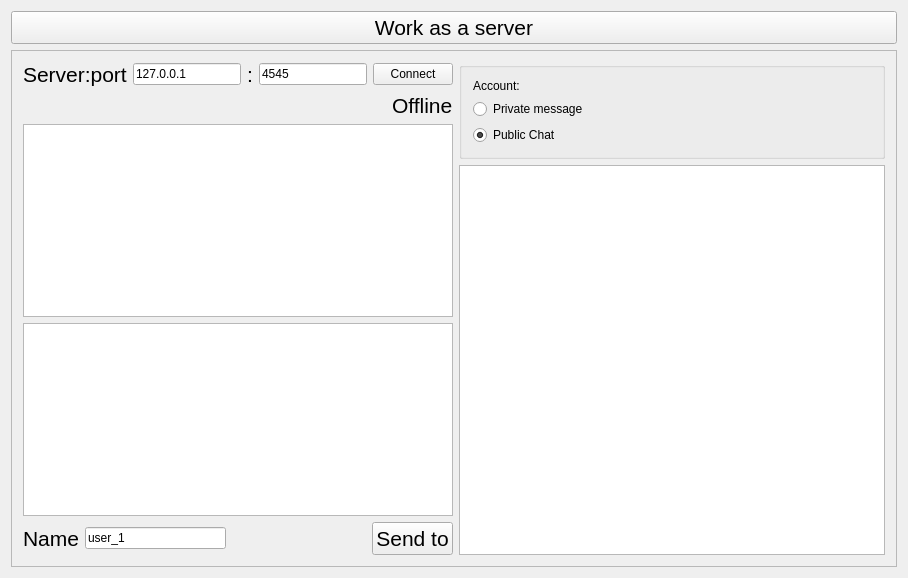
<?xml version="1.0" encoding="UTF-8"?>
<ui version="4.0">
 <class>StudyChat</class>
 <widget class="QWidget" name="StudyChat">
  <property name="geometry">
   <rect>
    <x>0</x>
    <y>0</y>
    <width>908</width>
    <height>578</height>
   </rect>
  </property>
  <property name="windowTitle">
   <string>StudyChat</string>
  </property>
  <layout class="QVBoxLayout" name="verticalLayout_3">
   <item>
    <widget class="QPushButton" name="pushButton_3">
     <property name="font">
      <font>
       <pointsize>16</pointsize>
      </font>
     </property>
     <property name="text">
      <string>Work as a server</string>
     </property>
    </widget>
   </item>
   <item>
    <widget class="QFrame" name="frame">
     <property name="frameShape">
      <enum>QFrame::StyledPanel</enum>
     </property>
     <property name="frameShadow">
      <enum>QFrame::Raised</enum>
     </property>
     <layout class="QHBoxLayout" name="horizontalLayout_4">
      <item>
       <layout class="QVBoxLayout" name="verticalLayout">
        <item>
         <layout class="QVBoxLayout" name="verticalLayout_2">
          <item>
           <layout class="QHBoxLayout" name="horizontalLayout_2">
            <item>
             <widget class="QLabel" name="label">
              <property name="font">
               <font>
                <pointsize>16</pointsize>
               </font>
              </property>
              <property name="text">
               <string>Server:port</string>
              </property>
             </widget>
            </item>
            <item>
             <widget class="QLineEdit" name="lineEdit">
              <property name="text">
               <string>127.0.0.1</string>
              </property>
             </widget>
            </item>
            <item>
             <widget class="QLabel" name="label_2">
              <property name="font">
               <font>
                <pointsize>16</pointsize>
               </font>
              </property>
              <property name="text">
               <string>:</string>
              </property>
             </widget>
            </item>
            <item>
             <widget class="QLineEdit" name="lineEdit_2">
              <property name="text">
               <string>4545</string>
              </property>
             </widget>
            </item>
            <item>
             <widget class="QPushButton" name="pushButton">
              <property name="text">
               <string>Connect</string>
              </property>
             </widget>
            </item>
           </layout>
          </item>
          <item>
           <layout class="QHBoxLayout" name="horizontalLayout_3">
            <item>
             <spacer name="horizontalSpacer_2">
              <property name="orientation">
               <enum>Qt::Horizontal</enum>
              </property>
              <property name="sizeHint" stdset="0">
               <size>
                <width>40</width>
                <height>20</height>
               </size>
              </property>
             </spacer>
            </item>
            <item>
             <widget class="QLabel" name="label_3">
              <property name="font">
               <font>
                <pointsize>16</pointsize>
               </font>
              </property>
              <property name="text">
               <string>Offline</string>
              </property>
             </widget>
            </item>
           </layout>
          </item>
         </layout>
        </item>
        <item>
         <widget class="QTextEdit" name="textEdit"/>
        </item>
        <item>
         <widget class="QTextEdit" name="textEdit_2"/>
        </item>
        <item>
         <layout class="QHBoxLayout" name="horizontalLayout">
          <item>
           <widget class="QLabel" name="label_4">
            <property name="font">
             <font>
              <pointsize>16</pointsize>
             </font>
            </property>
            <property name="text">
             <string>Name</string>
            </property>
           </widget>
          </item>
          <item>
           <widget class="QLineEdit" name="lineEdit_3">
            <property name="text">
             <string>user_1</string>
            </property>
           </widget>
          </item>
          <item>
           <spacer name="horizontalSpacer">
            <property name="orientation">
             <enum>Qt::Horizontal</enum>
            </property>
            <property name="sizeHint" stdset="0">
             <size>
              <width>40</width>
              <height>20</height>
             </size>
            </property>
           </spacer>
          </item>
          <item>
           <widget class="QPushButton" name="pushButton_2">
            <property name="font">
             <font>
              <pointsize>16</pointsize>
             </font>
            </property>
            <property name="text">
             <string>Send to</string>
            </property>
           </widget>
          </item>
         </layout>
        </item>
       </layout>
      </item>
      <item>
       <layout class="QVBoxLayout" name="verticalLayout_5">
        <item>
         <widget class="QGroupBox" name="groupBox">
          <property name="title">
           <string/>
          </property>
          <layout class="QVBoxLayout" name="verticalLayout_4">
           <item>
            <widget class="QLabel" name="labelUserName">
             <property name="text">
              <string>Account: &lt;not selected&gt;</string>
             </property>
            </widget>
           </item>
           <item>
            <widget class="QRadioButton" name="radioButtonPrivateMessage">
             <property name="text">
              <string>Private message</string>
             </property>
            </widget>
           </item>
           <item>
            <widget class="QRadioButton" name="radioButtonCommonMessage">
             <property name="text">
              <string>Public Chat</string>
             </property>
             <property name="checked">
              <bool>true</bool>
             </property>
            </widget>
           </item>
          </layout>
         </widget>
        </item>
        <item>
         <widget class="QListWidget" name="listWidget"/>
        </item>
       </layout>
      </item>
     </layout>
    </widget>
   </item>
  </layout>
 </widget>
 <layoutdefault spacing="6" margin="11"/>
 <resources/>
 <connections/>
</ui>
